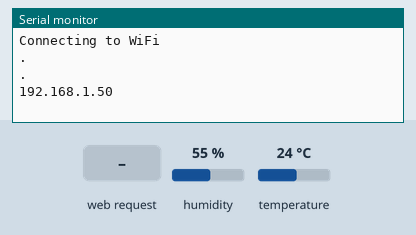
This sketch was run on a simulated ESP8266 (NodeMCU). On the bench: the last lines printed to the serial monitor. The inputs (shaded band) are chosen by the test bench; at power-on: humidity 55 %, temperature 24 °C. WiFi joins after 1.5 s; servers stay silent unless stated; uploads are accepted with an empty reply.

Above: at 3.2 s.
3.3 s: HTTP request GET /send_data received
At 4.1 s:
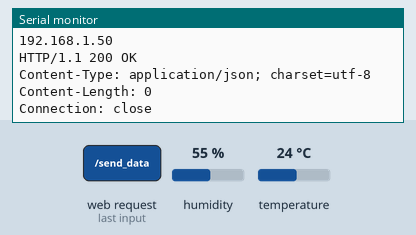
5.0 s: humidity set to 22 %
6.5 s: temperature set to 12 °C
8.0 s: humidity set to 40 %
At 10.29 s:
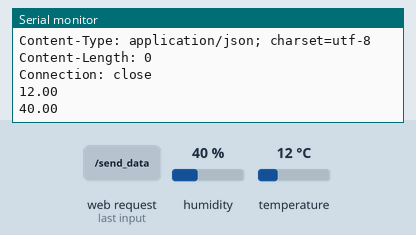

Measured:
- after the input at 3.3 s, the serial monitor: prints a new line after 0.27 s (image 1)
- after the input at 8.0 s, the serial monitor: prints a new line after 2.0 s (image 2)

The sketch:

DHT11_Esp01_V2.ino
```cpp
/*********
  Rui Santos
  Complete project details at https://randomnerdtutorials.com/esp8266-dht11dht22-temperature-and-humidity-web-server-with-arduino-ide/
*********/

// Import required libraries
#include <Arduino.h>
#include <ESP8266WiFi.h>
#include <Hash.h>
#include <ESPAsyncTCP.h>
#include <ESPAsyncWebServer.h>
#include <Adafruit_Sensor.h>
#include <DHT.h>

// Replace with your network credentials
const char* ssid = "Rede Casa";
const char* password = "gerlianexavier23";

#define DHTPIN 2     // Digital pin connected to the DHT sensor

// Uncomment the type of sensor in use:
#define DHTTYPE    DHT11     // DHT 11
//#define DHTTYPE    DHT22     // DHT 22 (AM2302)
//#define DHTTYPE    DHT21     // DHT 21 (AM2301)

DHT dht(DHTPIN, DHTTYPE);

// current temperature & humidity, updated in loop()
float t = 0.0;
float h = 0.0;

// Create AsyncWebServer object on port 80
AsyncWebServer server(80);

// Generally, you should use "unsigned long" for variables that hold time
// The value will quickly become too large for an int to store
unsigned long previousMillis = 0;    // will store last time DHT was updated

// Updates DHT readings every 10 seconds
const long interval = 10000;

const char index_html[] PROGMEM = R"rawliteral(
<!DOCTYPE HTML><html>
<head>
  <meta name="viewport" content="width=device-width, initial-scale=1">
  <link rel="stylesheet" href="https://use.fontawesome.com/releases/v5.7.2/css/all.css" integrity="sha384-fnmOCqbTlWIlj8LyTjo7mOUStjsKC4pOpQbqyi7RrhN7udi9RwhKkMHpvLbHG9Sr" crossorigin="anonymous">
  <style>
    html {
     font-family: Arial;
     display: inline-block;
     margin: 0px auto;
     text-align: center;
    }
    h2 { font-size: 3.0rem; }
    p { font-size: 3.0rem; }
    .units { font-size: 1.2rem; }
    .dht-labels{
      font-size: 1.5rem;
      vertical-align:middle;
      padding-bottom: 15px;
    }
  </style>
</head>
<body>
  <h2>ESP8266 Server</h2>
  <p>
    <i class="fas fa-thermometer-half" style="color:#059e8a;"></i>
    <span class="dht-labels">Temperature</span>
    <span id="temperature">%TEMPERATURE%</span>
    <sup class="units">&deg;C</sup>
  </p>
  <p>
    <i class="fas fa-tint" style="color:#00add6;"></i>
    <span class="dht-labels">Humidity</span>
    <span id="humidity">%HUMIDITY%</span>
    <sup class="units">%</sup>
  </p>
    <p>
    <i class="fas fa-tint" style="color:#00add6;"></i>
    <span class="dht-labels">Humidity</span>
    <span id="humidity">%HUMIDITY%</span>
    <sup class="units">%</sup>
  </p>
</body>
<script>
setInterval(function ( ) {
  var xhttp = new XMLHttpRequest();
  xhttp.onreadystatechange = function() {
    if (this.readyState == 4 && this.status == 200) {
      document.getElementById("temperature").innerHTML = this.responseText;
    }
  };
  xhttp.open("GET", "/temperature", true);
  xhttp.send();
}, 10000 ) ;

setInterval(function ( ) {
  var xhttp = new XMLHttpRequest();
  xhttp.onreadystatechange = function() {
    if (this.readyState == 4 && this.status == 200) {
      document.getElementById("humidity").innerHTML = this.responseText;
    }
  };
  xhttp.open("GET", "/humidity", true);
  xhttp.send();
}, 10000 ) ;
</script>
</html>)rawliteral";

// Replaces placeholder with DHT values
String processor(const String& var){
  //Serial.println(var);
  if(var == "TEMPERATURE"){
    return String(t);
  }
  else if(var == "HUMIDITY"){
    return String(h);
  }
  return String();
}

void setup(){
  // Serial port for debugging purposes
  Serial.begin(115200);
  dht.begin();

  // Connect to Wi-Fi
  WiFi.begin(ssid, password);
  Serial.println("Connecting to WiFi");
  while (WiFi.status() != WL_CONNECTED) {
    delay(1000);
    Serial.println(".");
  }

  // Print ESP8266 Local IP Address
  Serial.println(WiFi.localIP());

  // Route for root / web page
  server.on("/", HTTP_GET, [](AsyncWebServerRequest *request){
    request->send_P(200, "text/html", index_html, processor);
  });
  server.on("/temperature", HTTP_GET, [](AsyncWebServerRequest *request){
    request->send_P(200, "text/plain", String(t).c_str());
  });
  server.on("/humidity", HTTP_GET, [](AsyncWebServerRequest *request){
    request->send_P(200, "text/plain", String(h).c_str());
  });
  server.on("/send_data", HTTP_GET, [](AsyncWebServerRequest *request){
  String temp = String(t);
  String hum = String(h);
  String data = "temperature=" + temp + "&humidity=" + hum;
  WiFiClient client;
  if (!client.connect("192.168.1.34", 80)) {
    Serial.println("Connection failed");
    return;
  }
  client.println("GET /receive_data?" + data + " HTTP/1.0");
  client.println("Host: 192.168.1.34");
  client.println("Connection: close");
  client.println();
  delay(10);
  while (client.available()) {
    String line = client.readStringUntil('\r');
    Serial.print(line);
  }
  Serial.println();
});


  // Start server
  server.begin();
}

void loop(){
  unsigned long currentMillis = millis();
  if (currentMillis - previousMillis >= interval) {
    // save the last time you updated the DHT values
    previousMillis = currentMillis;
    // Read temperature as Celsius (the default)
    float newT = dht.readTemperature();
    // Read temperature as Fahrenheit (isFahrenheit = true)
    //float newT = dht.readTemperature(true);
    // if temperature read failed, don't change t value
    if (isnan(newT)) {
      Serial.println("Failed to read from DHT sensor!");
    }
    else {
      t = newT;
      Serial.println(t);
    }
    // Read Humidity
    float newH = dht.readHumidity();
    // if humidity read failed, don't change h value
    if (isnan(newH)) {
      Serial.println("Failed to read from DHT sensor!");
    }
    else {
      h = newH;
      Serial.println(h);
    }
  }
}
```
